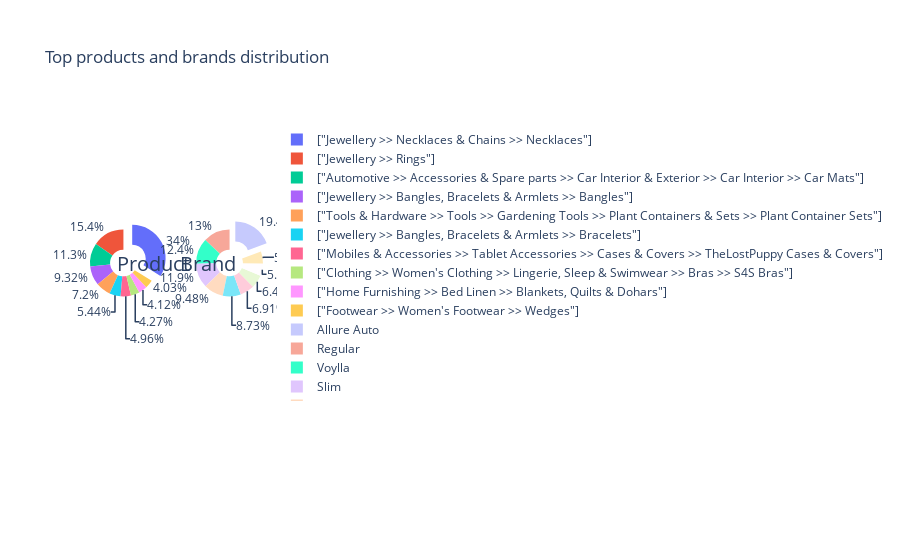

The code cell stored with this chart in its notebook:
### Code cell
from plotly.subplots import make_subplots

label1=top_products['Top_Products']
value1=top_products['Total_Count']
label2=top_brands['Top_Brands']
value2=top_brands['Total_Count']

fig_both=make_subplots(rows=1,cols=2,specs=[[{'type':'domain'},{'type':'domain'}]])
fig_both.add_trace(go.Pie(labels=label1,values=value1,name="Top Products",pull=[0.3,0,0,0]),1,1)
fig_both.add_trace(go.Pie(labels=label2,values=value2,name="Top Brands",pull=[0.3,0,0,0]),1,2)

fig_both.update_traces(hole=.4,hoverinfo="label+percent+name")
fig_both.update_layout(
    title_text="Top products and brands distribution",
    annotations=[dict(text='Product',x=0.18,y=0.5,font_size=20,showarrow=False),
                 dict(text='Brand',x=0.82,y=0.5,font_size=20,showarrow=False)]
)

### Figure 1 — Plotly figure (JSON) as saved in the notebook; plotly's stock layout.template omitted (floating-point values rounded to 4 significant figures)
{"data": [{"domain": {"x": [0, 0.45], "y": [0, 1]}, "hole": 0.4, "hoverinfo": "label+percent+name", "labels": ["[\"Jewellery >> Necklaces & Chains >> Necklaces\"]", "[\"Jewellery >> Rings\"]", "[\"Automotive >> Accessories & Spare parts >> Car Interior & Exterior >> Car Interior >> Car Mats\"]", "[\"Jewellery >> Bangles, Bracelets & Armlets >> Bangles\"]", "[\"Tools & Hardware >> Tools >> Gardening Tools >> Plant Containers & Sets >> Plant Container Sets\"]", "[\"Jewellery >> Bangles, Bracelets & Armlets >> Bracelets\"]", "[\"Mobiles & Accessories >> Tablet Accessories >> Cases & Covers >> TheLostPuppy Cases & Covers\"]", "[\"Clothing >> Women's Clothing >> Lingerie, Sleep & Swimwear >> Bras >> S4S Bras\"]", "[\"Home Furnishing >> Bed Linen >> Blankets, Quilts & Dohars\"]", "[\"Footwear >> Women's Footwear >> Wedges\"]"], "name": "Top Products", "pull": [0.3, 0, 0, 0], "type": "pie", "values": [1567, 710, 522, 430, 332, 251, 229, 197, 190, 186]}, {"domain": {"x": [0.55, 1], "y": [0, 1]}, "hole": 0.4, "hoverinfo": "label+percent+name", "labels": ["Allure Auto", "Regular", "Voylla", "Slim", "TheLostPuppy", "Karatcraft", "Black", "White", "DailyObjects", "Speedwav"], "name": "Top Brands", "pull": [0.3, 0, 0, 0], "type": "pie", "values": [469, 313, 299, 288, 229, 211, 167, 155, 144, 141]}], "layout": {"annotations": [{"font": {"size": 20}, "showarrow": false, "text": "Product", "x": 0.18, "y": 0.5}, {"font": {"size": 20}, "showarrow": false, "text": "Brand", "x": 0.82, "y": 0.5}], "title": {"text": "Top products and brands distribution"}}}
